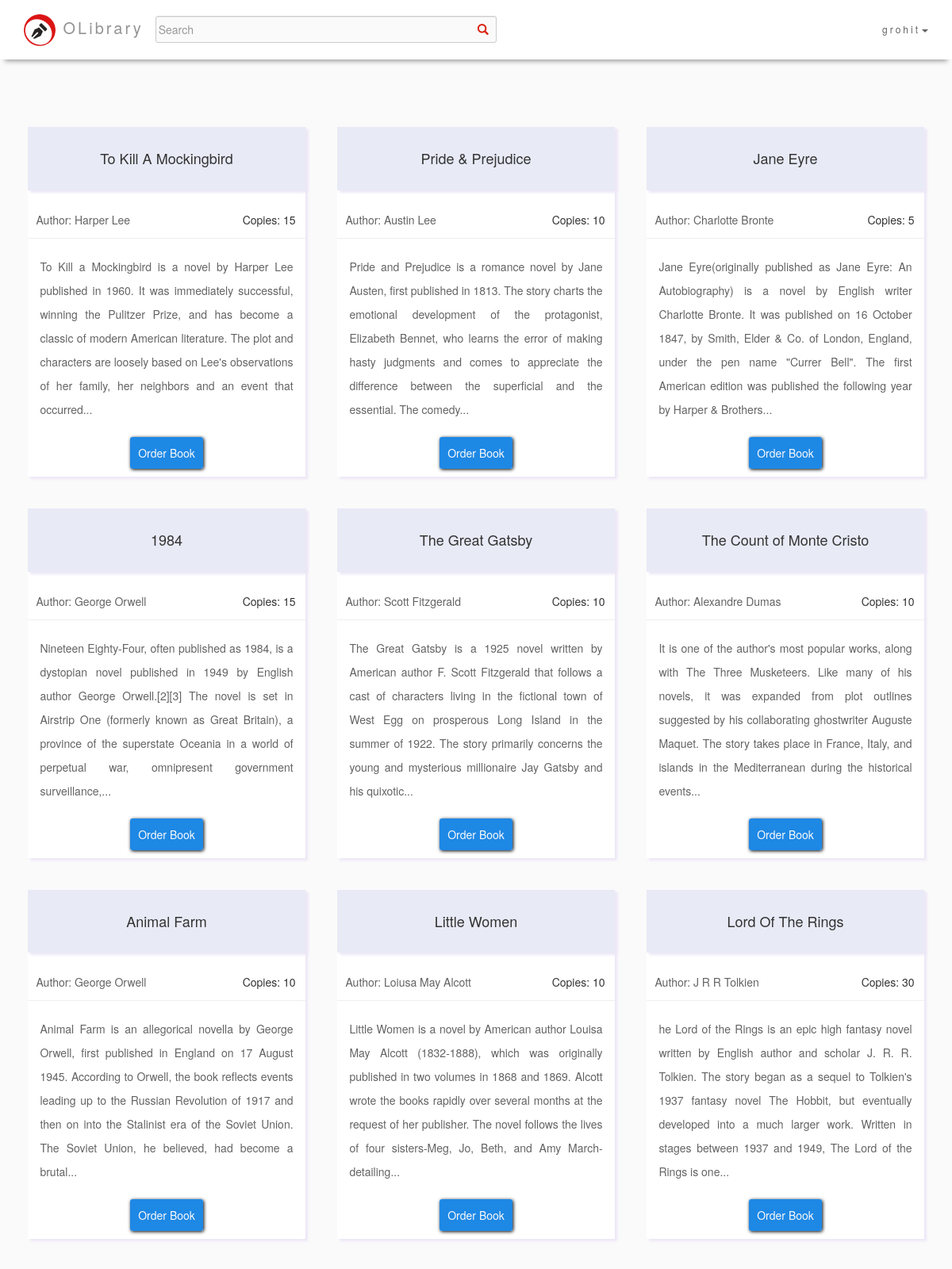
The app's page /profile.php (signed in, upper part) with its own data.
### tables this page shows
CREATE TABLE `books` (
  `id` int(11) NOT NULL,
  `name` varchar(255) NOT NULL,
  `author` varchar(255) NOT NULL,
  `copies` int(11) NOT NULL,
  `description` text NOT NULL
);

### profile.php (the view, shortened to what this page needs)
<?php
	include 'databh.php';
?>
<!DOCTYPE html>
<html>
  <head>
    <link rel="stylesheet" type="text/css" href="CSS/custom_content.css">
      <link rel="stylesheet" href="https://maxcdn.bootstrapcdn.com/bootstrap/3.3.7/css/bootstrap.min.css">
  </head>
	<body>
		<div class="container">
    <nav class="navbar navbar-default navbar-fixed-top" style="background-color: #FFFFFF; border: none;">
                    <div class="container">
                        <div class="navbar-header">
                            <a class="navbar-left" href="index.php" style="margin-top: 18px; color: #939393; text-decoration: none; font-size: 20px;"><img src="images/lo2.png" style="height: 40px; width: 40px; margin-right: 1px;"> OLibrary</a>
                        </div>
                        <div id="navbar" class="navbar-collapse collapse">
                            <ul class="nav navbar-nav navbar-left">
                                <div id="custom-search-input">
                                <form class="navbar-form navbar-left" method="POST" action="searchresults.php" id="search">
                                    <div class="input-group">
                                        <input type="text" class="search-query form-control" placeholder="Search" id="query" name="query"/>
                                        <span class="input-group-btn">
                                            <button class="btn btn-danger" type="submit">
                                                <span class=" glyphicon glyphicon-search"></span>
                                            </button>
                                        </span>
                                    </div>
                                </form>
                                </div>
                            </ul>
                            <ul class="nav navbar-nav navbar-right">
                                <?php
                                if(isset($_SESSION['uid']) && !empty($_SESSION['uid'])){
                                    if(isset($dp) && !empty($dp)){
                                       echo "<li class='dropdown'><a class='dropdown-toggle' data-toggle='dropdown' href='#'>" .$_SESSION['uid']."<span class='caret'></span></a>";
                                   }else{
                                    echo "<li class='dropdown'><a class='dropdown-toggle' data-toggle='dropdown' href='#'>" .$_SESSION['uid']."<span class='caret'></span></a>";
                                   }
                                }
                                else{
                                    echo "<li class='dropdown'><a class='dropdown-toggle' data-toggle='dropdown' href='#'>User<span class='caret'></span></a>";
                                    }
                                    ?>
                                </li>
                            </ul>
                        </div>
                    </div>
                </nav>
        </div>
        <div class="container-fluid back">
            <br><br><br><br><br><br><br><br>
            <div class='container'>
        	   <?php
                    $sql = "SELECT * FROM books";
                    $result = $conn->query($sql);
                    $flag = 0;
                    while($row = $result->fetch_assoc()){
                        if($flag == 0){
                            echo "<div class='row'>";
                        }
                        echo "<div class='col-sm-4 col-lg-4 col-md-4'>";
                            echo "<div class='center-block feedcard'>";
                                echo "<div class='hed'>";
                                    echo "<br>";
                                    echo "<h4 style='text-align: center;'>".$row['name']."</h4>";
                                echo "<br>";
                                echo "</div>";
                                echo "<br>";
                                echo "<h5 style='margin-left: 10px; color: #636363;' class='left'>Author: ".$row['author']."</h5>";
                                echo "<h5 style='display:inline; text-align: right; margin-right: 12px;' class='right'>Copies: ".$row['copies']."</h5>";
                                echo "<br><hr>";
                                $descript = $row['description'];
                                if ((strlen($descript) > 300) && (strlen($descript) > 1)) {
                                    $whitespaceposition = strpos($descript," ",295);
                                    $descript = substr($descript, 0, $whitespaceposition);
                                    $descript = $descript."...";
                                }
                                echo "<p>".$descript."</p>";
                                echo "<br>";
                                $id = $row['id'];
                                echo "<div style='text-align:center;'>";
                                echo "<a href='order.php?id=".$id."' class='bton1'>Order Book</a>";
                                echo "<br><br>";
                                echo "</div>";
                            echo "</div>";
                        echo "</div>";
                        $flag = $flag + 1;
                        if($flag == 3){
                            echo "</div>";
                            echo "<br><br>";
                            $flag = 0;
                        }
                    }
                    if($flag != 0){
                        echo "</div>";
                    }
                ?>
                <br><br><br>
            </div>
        </div>
        </body>
    </html>

### CSS/custom_content.css (style rules this page uses)
p { color: #616161; line-height: 30px; }
.navbar { -webkit-box-shadow: 0 8px 6px -6px #999 !important; -moz-box-shadow: 0 8px 6px -6px #999 !important; box-shadow: 0 8px 6px -6px #999 !important; margin-bottom: 0; background-color: #f4511e; z-index: 9999; border: 0; font-size: 12px !important; line-height: 1.42857143 !important; letter-spacing: 3px; border-radius: 0; height: 75px; }
.navbar li a, .navbar .navbar-brand { color: #636363 !important; margin-top: 12PX; }
.bton1 { background-color: #1E88E5; height: 40px; border-radius: 3px; text-align: center; cursor: pointer; padding: 10px; box-shadow: 1px 1px 4px #000000; color: #FAFAFA; text-decoration: none; }
#custom-search-input { margin:0; margin-top: 0px; margin-bottom: 0px; padding: 0; }
#custom-search-input .search-query { padding-right: 3px; padding-right: 4px \9; padding-left: 3px; padding-left: 4px \9; margin-bottom: 0; -webkit-border-radius: 3px; -moz-border-radius: 3px; border-radius: 3px; }
#custom-search-input button { border: 0; background: none; padding: 2px 5px; margin-top: 2px; position: relative; left: -28px; margin-bottom: 0; -webkit-border-radius: 3px; -moz-border-radius: 3px; border-radius: 3px; color:#D9230F; margin-top: 12PX; }
#search input[type=text] { width:430px !important; background-color: #FAFAFA; margin-top: 12px; }
.left { float: left; }
.right { float: right; }
.back { background-color: #FAFAFA; min-height: 100%; min-width: 100%; }
html, body { margin: 0; height: 100%; }
body { min-height: 100%; }

### profile.php (style rules this page uses)
.feedcard { background-color: #FFFFFF; box-shadow: 3px 3px 3px #EDE7F6; min-height: 200px; width: 97%; }
.feedcard p { text-align: justify; margin-right: 15px; margin-left: 15px; color: #636363; }
.hed { box-shadow: 3px 3px 3px #EDE7F6; background-color: #E8EAF6; }
.left { float: left; }
.right { float: right; }

### records on screen
books: name "To Kill A Mockingbird", author "Harper Lee", copies "15", descript "To Kill a Mockingbird is a novel by Harper Lee published in 1960. It was immediately successful, winning the Pulitzer Prize, and has become a classic of modern American literature. The plot and characters are loosely based on Lee's observations of her family, her neighbors and an event that occurred..."
books: name "Pride & Prejudice", author "Austin Lee", copies "10", descript "Pride and Prejudice is a romance novel by Jane Austen, first published in 1813. The story charts the emotional development of the protagonist, Elizabeth Bennet, who learns the error of making hasty judgments and comes to appreciate the difference between the superficial and the essential. The comedy..."
books: name "Jane Eyre", author "Charlotte Bronte", copies "5", descript "Jane Eyre(originally published as Jane Eyre: An Autobiography) is a novel by English writer Charlotte Bronte. It was published on 16 October 1847, by Smith, Elder & Co. of London, England, under the pen name \"Currer Bell\". The first American edition was published the following year by Harper & Brothers..."
books: name "1984", author "George Orwell", copies "15", descript "Nineteen Eighty-Four, often published as 1984, is a dystopian novel published in 1949 by English author George Orwell.[2][3] The novel is set in Airstrip One (formerly known as Great Britain), a province of the superstate Oceania in a world of perpetual war, omnipresent government surveillance,..."
books: name "The Great Gatsby", author "Scott Fitzgerald", copies "10", descript "The Great Gatsby is a 1925 novel written by American author F. Scott Fitzgerald that follows a cast of characters living in the fictional town of West Egg on prosperous Long Island in the summer of 1922. The story primarily concerns the young and mysterious millionaire Jay Gatsby and his quixotic..."
books: name "The Count of Monte Cristo", author "Alexandre Dumas", copies "10", descript "It is one of the author's most popular works, along with The Three Musketeers. Like many of his novels, it was expanded from plot outlines suggested by his collaborating ghostwriter Auguste Maquet. The story takes place in France, Italy, and islands in the Mediterranean during the historical events..."
books: name "Animal Farm", author "George Orwell", copies "10", descript "Animal Farm is an allegorical novella by George Orwell, first published in England on 17 August 1945. According to Orwell, the book reflects events leading up to the Russian Revolution of 1917 and then on into the Stalinist era of the Soviet Union. The Soviet Union, he believed, had become a brutal..."
books: name "Little Women", author "Loiusa May Alcott", copies "10", descript "Little Women is a novel by American author Louisa May Alcott (1832-1888), which was originally published in two volumes in 1868 and 1869. Alcott wrote the books rapidly over several months at the request of her publisher. The novel follows the lives of four sisters-Meg, Jo, Beth, and Amy March-detailing..."
books: name "Lord Of The Rings", author "J R R Tolkien", copies "30", descript "he Lord of the Rings is an epic high fantasy novel written by English author and scholar J. R. R. Tolkien. The story began as a sequel to Tolkien's 1937 fantasy novel The Hobbit, but eventually developed into a much larger work. Written in stages between 1937 and 1949, The Lord of the Rings is one..."

### other values on screen
$_SESSION['uid'] "grohit"
